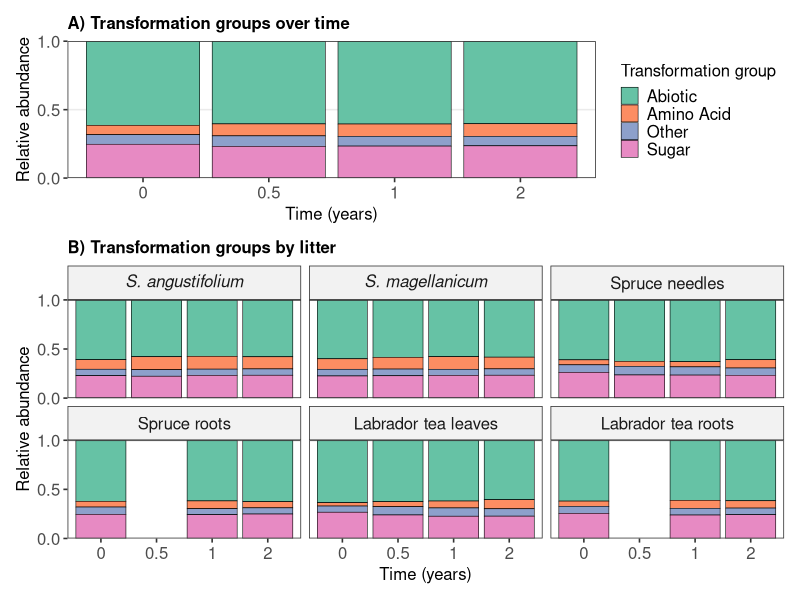
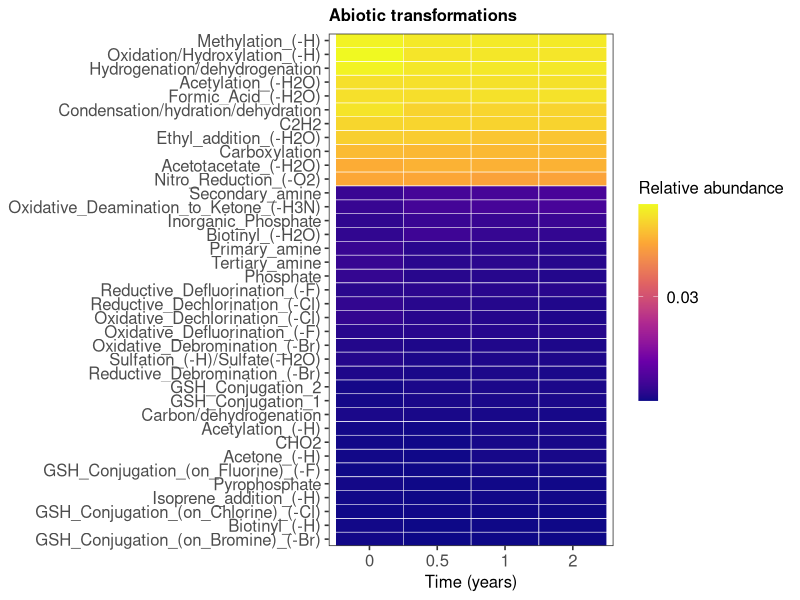
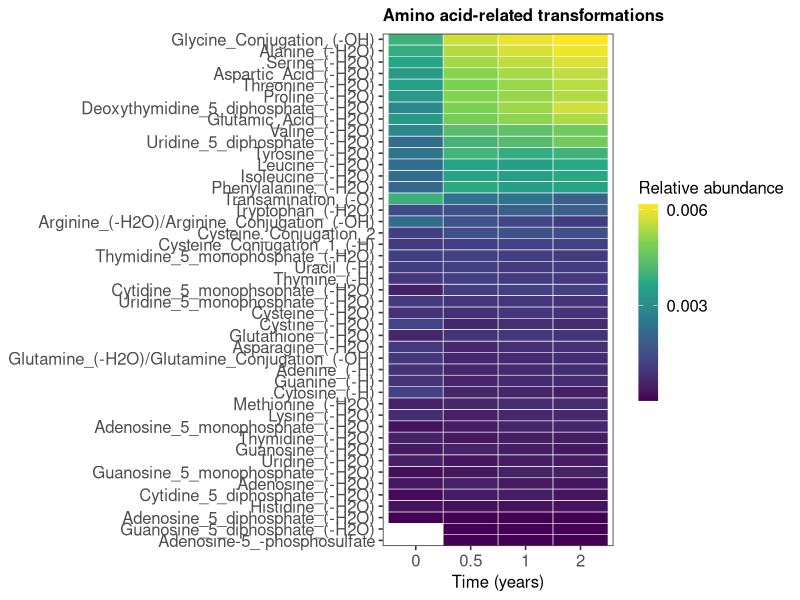

The R script that drew these images, in order:
### SPRUCE litter decomposition 2015-2017
## Supplementary Figures 8-9-10 - Transformations

library(tidyverse)
library(patchwork)
library(ragg)

## Input data
transformations_summary_df <- read.csv(
  "../Input/Metabodirect_All_Sum_Time/6_transformations/Transformations_summary_counts.csv"
)
metadata <- read.csv("../Input/metadata.csv")

litter_order <- c("ANG", "MAG", "SPL", "SPR", "LTL", "LTR")
custom_labels_facet <- c(
  ANG = "italic('S. angustifolium')",
  MAG = "italic('S. magellanicum')",
  SPL = "'Spruce needles'",
  SPR = "'Spruce roots'",
  LTL = "'Labrador tea leaves'",
  LTR = "'Labrador tea roots'"
)
time_breaks <- c(0, 0.5, 1, 2)

metadata <- metadata %>%
  mutate(
    Time = recode(
      Pickup_t,
      "T_0" = 0,
      "T_0.5" = 0.5,
      "T_1" = 1,
      "T_2" = 2
    )
  )

trans_df <- transformations_summary_df %>%
  left_join(
    metadata %>% select(SampleID, Litter, Time),
    by = "SampleID"
  )

group_per_sample <- trans_df %>%
  group_by(SampleID, Litter, Time, Group) %>%
  summarise(Perc = sum(Perc_Counts), .groups = "drop")

## Figure theme
figure_theme <- theme_bw(base_size = 12) +
  theme(
    axis.text = element_text(size = 12),
    axis.title = element_text(size = 12),
    plot.title = element_text(size = 12, face = "bold", hjust = 0),
    strip.text = element_text(size = 12),
    legend.title = element_text(size = 12),
    legend.text = element_text(size = 12),
    panel.grid.minor = element_blank()
    #plot.margin = margin(4, 5, 4, 5)
  )

## Shared axis and colors for the stacked bar charts
group_levels <- sort(unique(na.omit(group_per_sample$Group)))
group_fill <- scale_fill_brewer(
  palette = "Set2",
  limits = group_levels,
  name = "Transformation group"
)
abundance_axis <- scale_y_continuous(
  breaks = c(0, 0.5, 1),
  expand = expansion(mult = 0)
)
abundance_view <- coord_cartesian(ylim = c(0, 1))

## Panel A - Groups over time
group_time <- group_per_sample %>%
  group_by(Time, Group) %>%
  summarise(MeanPerc = mean(Perc), .groups = "drop") %>%
  mutate(Time = factor(Time, levels = time_breaks))

pA_overall <- ggplot(group_time, aes(Time, MeanPerc, fill = Group)) +
  geom_col(color = "black", linewidth = 0.2, width = 0.9) +
  abundance_axis +
  abundance_view +
  group_fill +
  labs(
    title = "A) Transformation groups over time",
    x = "Time (years)",
    y = "Relative abundance"
  ) +
  figure_theme +
  theme(
    legend.position = "right",
    legend.key.size = unit(4.5, "mm")
  )

## Panel B - Groups by litter and time
group_litter_time <- group_per_sample %>%
  group_by(Litter, Time, Group) %>%
  summarise(MeanPerc = mean(Perc), .groups = "drop") %>%
  mutate(
    Litter = factor(Litter, levels = litter_order),
    Time = factor(Time, levels = time_breaks)
  )

pB_litter <- ggplot(group_litter_time, aes(Time, MeanPerc, fill = Group)) +
  geom_col(color = "black", linewidth = 0.2, width = 0.9) +
  facet_wrap(
    ~ Litter,
    ncol = 3,
    labeller = as_labeller(custom_labels_facet, label_parsed)
  ) +
  abundance_axis +
  abundance_view +
  group_fill +
  labs(
    title = "B) Transformation groups by litter",
    x = "Time (years)",
    y = "Relative abundance"
  ) +
  figure_theme +
  theme(
    strip.background = element_rect(fill = "grey95"),
    panel.grid.major = element_blank(),
    panel.spacing = unit(2, "mm"),
    legend.position = "none"
  )

## Transformation-level means for C and D
major_groups <- trans_df %>%
  filter(Group %in% c("Abiotic", "Amino Acid")) %>%
  group_by(SampleID, Litter, Time, Group, Transformation) %>%
  summarise(Perc = sum(Perc_Counts), .groups = "drop")

major_trans <- major_groups %>%
  group_by(Group, Transformation, Time) %>%
  summarise(MeanPerc = mean(Perc), .groups = "drop")

abiotic_df <- major_trans %>% filter(Group == "Abiotic")
amino_df <- major_trans %>% filter(Group == "Amino Acid")

## Supplementary Figures 9 and 10 - Heatmaps
make_heatmap <- function(data, title, palette) {
  transformation_order <- data %>%
    group_by(Transformation) %>%
    summarise(total = mean(MeanPerc), .groups = "drop") %>%
    arrange(total) %>%
    pull(Transformation)

  data <- data %>%
    mutate(
      Time = factor(Time, levels = time_breaks),
      Transformation = factor(Transformation, levels = transformation_order)
    )

  ggplot(data, aes(Time, Transformation, fill = MeanPerc)) +
    geom_tile(color = "white", linewidth = 0.2) +
    scale_x_discrete(drop = FALSE) +
    scale_y_discrete(expand = expansion(add = 0.5)) +
    scale_fill_viridis_c(
      option = palette,
      name = "Relative abundance",
      n.breaks = 3
    ) +
    labs(title = title, x = "Time (years)", y = NULL) +
    figure_theme +
    theme(
      panel.grid = element_blank(),
      legend.position = "right",
      legend.title.position = "top",
      legend.key.width = unit(5, "mm"),
      legend.key.height = unit(10, "mm")
    )
}

pC_abiotic <- make_heatmap(abiotic_df, "Abiotic transformations", "C")
pD_amino <- make_heatmap(amino_df, "Amino acid-related transformations", "D")

## Export Supplementary Figures 8-9-10
Supplementary_Figure_8 <- wrap_plots(
  wrap_elements(full = pA_overall),
  wrap_elements(full = pB_litter),
  ncol = 1,
  heights = c(1, 1.65)
)

output_dir <- "../Plots_frontier/tiff"
dir.create(output_dir, recursive = TRUE, showWarnings = FALSE)

save_supplementary_figure <- function(plot, filename, height_mm) {
  ggsave(
    filename = file.path(output_dir, filename),
    plot = plot,
    width = 180,
    height = height_mm,
    units = "mm",
    dpi = 300,
    device = agg_tiff,
    bg = "white",
    compression = "lzw"
  )
}

save_supplementary_figure(Supplementary_Figure_8, "SupFig8.tiff", height_mm = 150)
save_supplementary_figure(pC_abiotic, "SupFig9.tiff", height_mm = 190)
save_supplementary_figure(pD_amino, "SupFig10.tiff", height_mm = 200)
